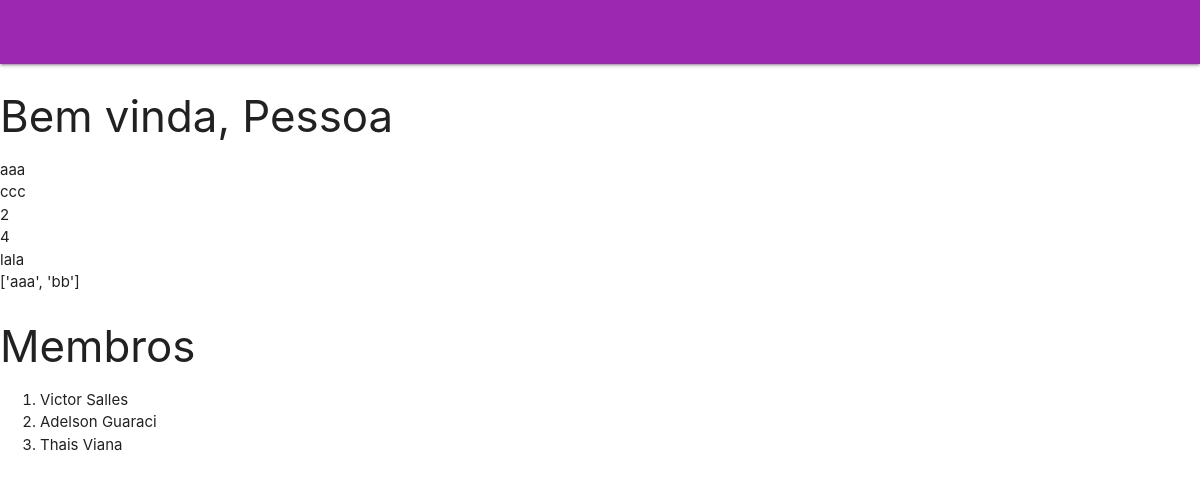
/, run on an earlier commit of the app's database.
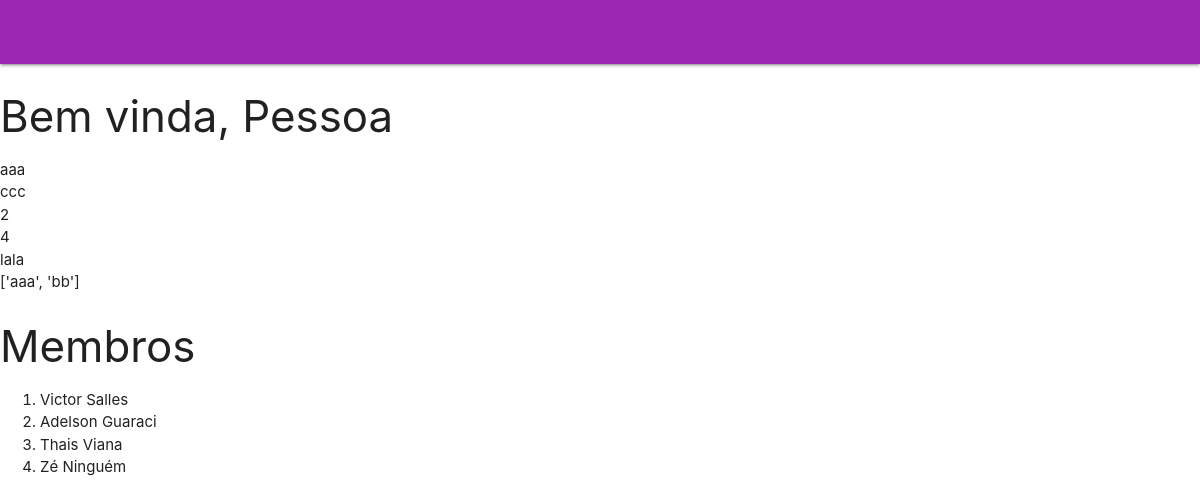
And on a later commit of the database.
### content/models/membros.py (models this page shows, shortened)
class Membros(models.Model):
    nome = models.CharField(max_length=255)
    url = models.URLField(max_length=200)
    class Meta:
        verbose_name = "Membro"
        verbose_name_plural = "Membros"

### content/views.py (the view)
# urls.py: path('', views.index, name='index'),
def index(request):
	membros = Membros.objects.all()
	lista = ["aaa", "bbb", "ccc", 2, 4, "lala", ["aaa", "bb"]]
	context = {"Nome": "Pessoa", "lista" : lista, "membros" : membros}
	template = loader.get_template('index.html')
	return HttpResponse(template.render(context, request))

### content/templates/index.html
{% extends "base.html" %}
{% block content %}
<h3>Bem vinda, {{ Nome }}</h3>
<ul>
	{% for item in lista %}
	{% if item != "bbb" %}
	<li>{{ item }}</li>
	{% endif %}
	{% endfor %}
</ul>
<h3>Membros</h3>
<ol>
	{% for membro in membros %}
	<li>{{ membro.nome }}</li>
	{% endfor %}
</ol>
{% endblock %}

What changed in the data, as far as the page shows it:
added Membros: nome "Zé Ninguém"
